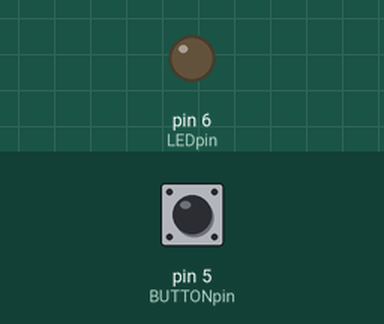
A sketch run on a simulated Arduino Uno, built with avr-gcc and run on an emulated ATmega328P. Shown: output pins drawn as LEDs (lit = HIGH). The inputs (shaded band) are chosen by the test bench; at power-on: pin 5 (BUTTONpin) LOW.

Above: at 1.2 s.
1.3 s: pin 5 (BUTTONpin) pulled HIGH for 0.15 s
At 1.37 s:
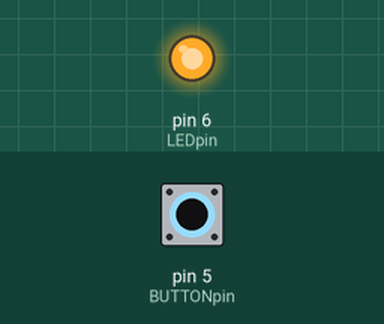
2.9 s: pin 5 (BUTTONpin) pulled HIGH for 3.2 s
At 6.5 s:
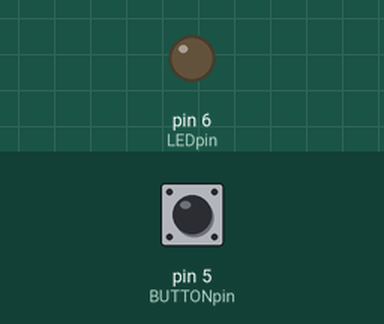
Timing chart, 0 to 8.0 s (numbered marks = the images above; inputs shaded):
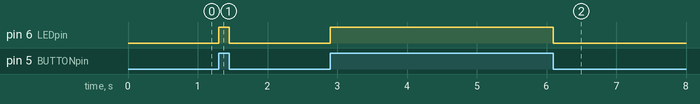

Measured:
- after the input at 1.3 s, pin 6 (LEDpin): LOW → HIGH at once, → LOW 0.15 s later
- after the input at 2.9 s, pin 6 (LEDpin): LOW → HIGH at once, → LOW 3.2 s later

The sketch:

Ex4_Butoes.ino
```cpp
// variavel que vai controlar o estado do butão
int BUTTONstate = 0;

// PIN do butão para o numero 8 de modo a ser mais facil de ler o código
const int BUTTONpin = 5;
// PIN da LED para o numero 12 para ser mais fácil de ler/reescrever o código
const int LEDpin = 6;

//setup corre uma vez
void setup()
{
  //definir o PIN da LED como OUTPUT, como fazemos sempre....
  pinMode(LEDpin, OUTPUT);

  // AQUI JÁ DEFINIMOS O PIN DO BUTÃO COMO INPUT!!!! em vez de output
  pinMode(BUTTONpin, INPUT); //Porque vai entrar corrente!
}

//loop está sempre a correr
void loop()
{
  // leio o estado do botão
  BUTTONstate = digitalRead(BUTTONpin);
  Serial.println(BUTTONstate);

  // se o estado do botão for HIGH
  if (BUTTONstate == HIGH)
  {
    // está a passar corrente para o pino 8, ou seja, está HIGH
    // e portanto está a ser primido

    // como está a ser primido ligo a LED
    digitalWrite(LEDpin, HIGH);
  }
  else{
    // NÃO está a passar corrente para o pino 8, ou seja, está LOW
    // e portanto não está a ser primido

    //como não está a ser primido desligo a LED
    digitalWrite(LEDpin, LOW);
  }
}
```
